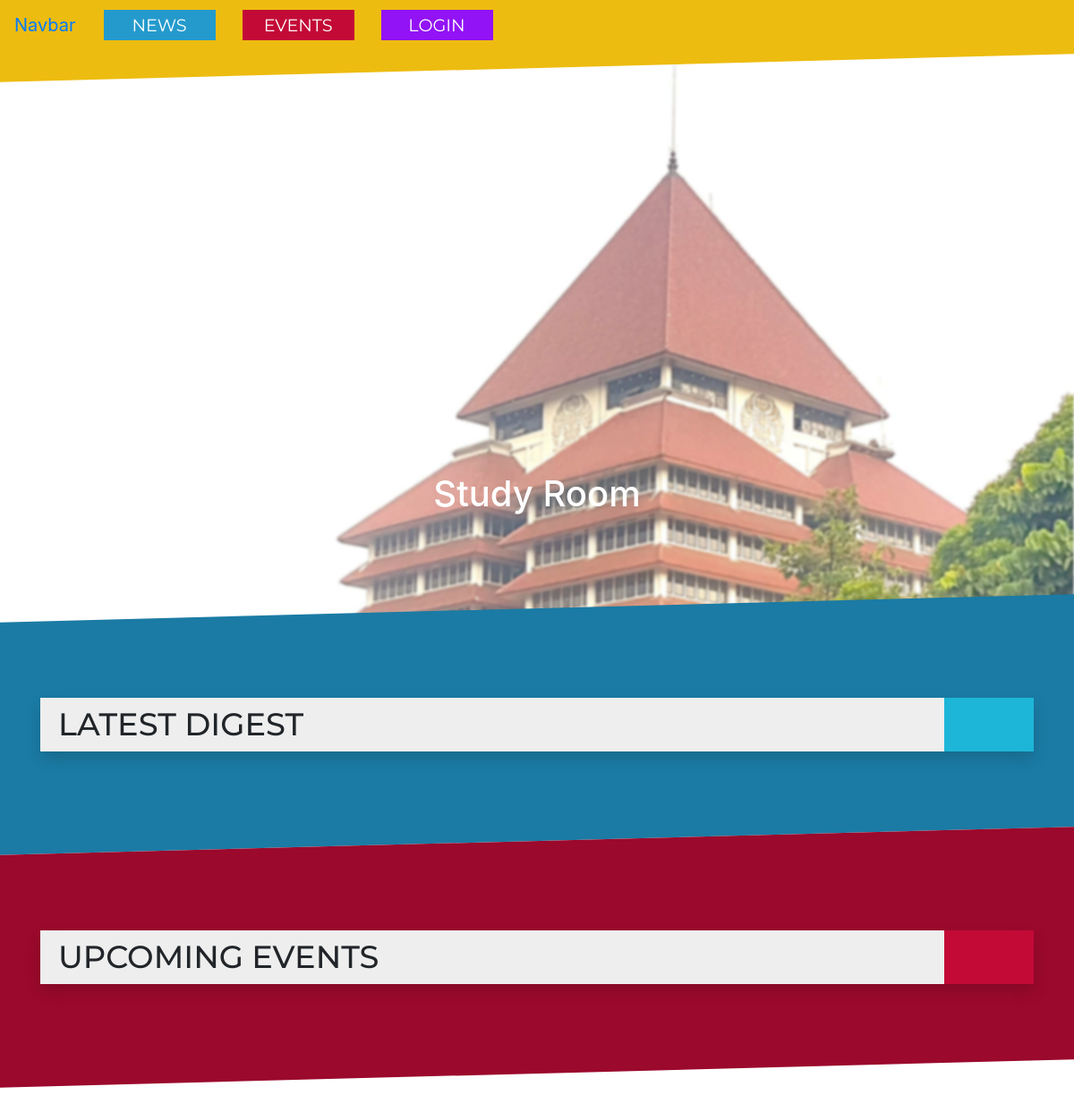
The app's page /, older data.
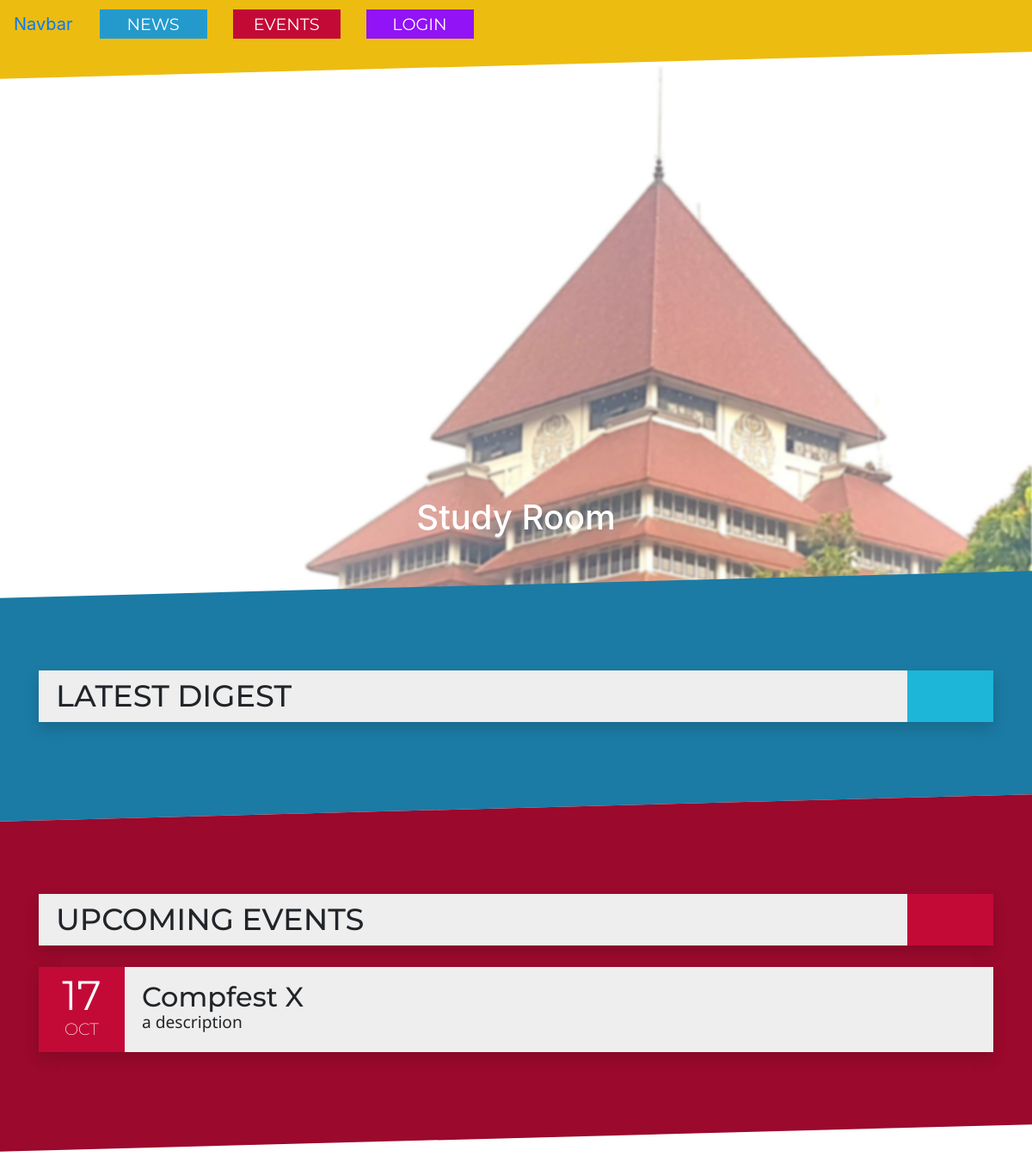
The same page, newer data.
### event/models.py (models this page shows, shortened)
class Event(models.Model):
    name = models.CharField(max_length=30, blank=False, null=True)
    date = models.DateField()
    location = models.CharField(max_length=50, blank=False, null=True)
    description = models.CharField(max_length=200, blank=False, null=True)

### index/views.py (the view)
# urls.py: path('', views.index, name='index'),
def index(request):
    response = {
        'all_event': Event.objects.all().order_by("date"),
        'all_news': News.objects.all().order_by("-date")
    }
    return render(request, 'index.html', response)

### templates/index.html (shortened to what this page needs)
{% load static %}
<html>
<head>
    <link rel="stylesheet" href="https://stackpath.bootstrapcdn.com/bootstrap/4.1.3/css/bootstrap.min.css"
>
    <link rel="stylesheet" href="{% static 'css/style.css' %}">
</head>
<body>
    <div style="position:fixed;z-index:9999;width:100vw">
        <div class="navbar-content">
            <nav class="navbar navbar-expand-lg color-nav">
                <a class="navbar-brand" href="#">Navbar</a>
                <div class="collapse navbar-collapse" id="navbarTogglerDemo02">
                    <ul class="navbar-nav mr-auto mt-2 mt-lg-0">
                        <li class="nav-item news-btn">
                            <a class="nav-link" href="#">NEWS</a>
                        </li>
                        <li class="nav-item events-btn">
                            <a class="nav-link" href="#">EVENTS</a>
                        </li>
                        <li class="nav-item user-btn">
                            <a class="nav-link" href="#">LOGIN</a>
                        </li>
                    </ul>
                </div>
            </nav>
        </div>
        <div class="navbar-color" slant></div>
    </div>
    <div class="parallax-background"></div>
    <div class="parallax-text">
        <h1>Study Room</h1>
    </div>
    <section id="news" slant>
        <div class="news-container container">
            <div class="card shadow">
                <div style="display: inline-flex; justify-content: space-between;">
                    <h3 class="card-title title-bar">LATEST DIGEST</h3>
                    <div class="content-colorbox color-news"></div>
                </div>
            </div>
        </div>
    </section>
    <section id="event" slant>
        <div class="event-container container">
            <div class="card shadow">
                <div style="display: inline-flex; justify-content: space-between;">
                    <h3 class="card-title title-bar">UPCOMING EVENTS</h3>
                    <div class="content-colorbox color-event"></div>
                </div>
            </div>
            {% for event in all_event %}
            <div class="row">
                <div class="col-lg-12">
                    <div class="card event-card shadow">
                        <div style="display: inline-flex; justify-content: space-between;">
                            <div class="content-colorbox color-event">
                                <div class="event-date">{{ event.date.day }}</div>
                                <div class="event-month">{{ event.date|date:'b'|upper }}</div>
                            </div>
                            <div class="card-body">
                                <h5 class="card-title news-title">
                                    {{ event.name }}
                                </h5>
                                <div class="card-text news-content">
                                    {{ event.description }}
                                </div>
                            </div>
                        </div>
                    </div>
                </div>
            </div>
            {% endfor %}
        </div>
    </section>
</body>
</html>

### static/css/style.css (style rules this page uses)
body { margin: 0; padding: 0; }
*[slant] { padding: 100px 0; transform: skew(0deg, -1.5deg) translateY(-120px); }
*[slant] > * { transform: skew(0deg, 1.5deg); }
.navbar-color { background: #EDBC10; position:relative; z-index:-1; padding: 70px 0; }
.navbar-content { position:relative; z-index:1; }
.navbar-content ul li { margin: 0 15px; }
.nav-link { width: 125px; color: white; font-size: 1.2em; font-family: 'Montserrat', sans-serif; text-align: center; padding: 3px; }
.news-btn { background-color: #249ACC; }
.events-btn { background-color: #C30A37; }
.user-btn { background-color: #9213F6; }
.parallax-text { position:absolute; top:40%; width:100%; text-align:center; font-size: 3em; color:white; font-weight:bold; background: transparent; }
.parallax-background { position:relative; background-position:center; background-size:cover; background-repeat:no-repeat; background-attachment:fixed; background-image: url('/static/img/ui.jpg'); min-height:100%; opacity: 0.8; filter: blur(0.1rem); }
#news { background: #1B7BA4; }
.color-news { background: #1DB6D8; }
.color-event { background: #C30A37; }
.news-card, .event-card { margin-top: 25px; }
.event-date { color: white; font-size: 3em; font-family: 'Montserrat', sans-serif; text-align: center; margin-bottom: 0; line-height: 1.2em; padding-top: 5px; }
.event-month { margin-top: 0; color: white; font-size: 1.2em; font-family: 'Montserrat', sans-serif; font-weight: 200; text-align: center; line-height: 1em; }
#event { background: #9B092C; }
.content-colorbox { height: inherit; width: 100px; }
.card { border-radius: 0px; border-width: 0; background-color: #eee; }
.card-title { font-size: 2em; font-family: 'Montserrat', sans-serif; line-height: 30px; }
.title-bar { font-size: 2.2em; margin: 0; padding: 15px 20px; }
.news-title { margin: 0; }
.news-content { font-family: 'Noto Sans', sans-serif; font-size: 1.2em; }

Row changes from the older to the newer data that the page shows:
added Event: date.day "17", date "OCT", name "Compfest X", description "a description"
